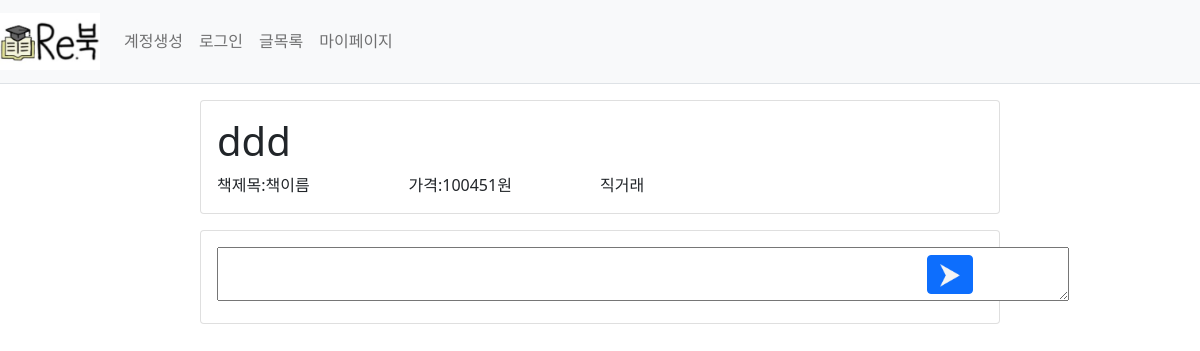
The app's page /mypage/reply/7, older data.
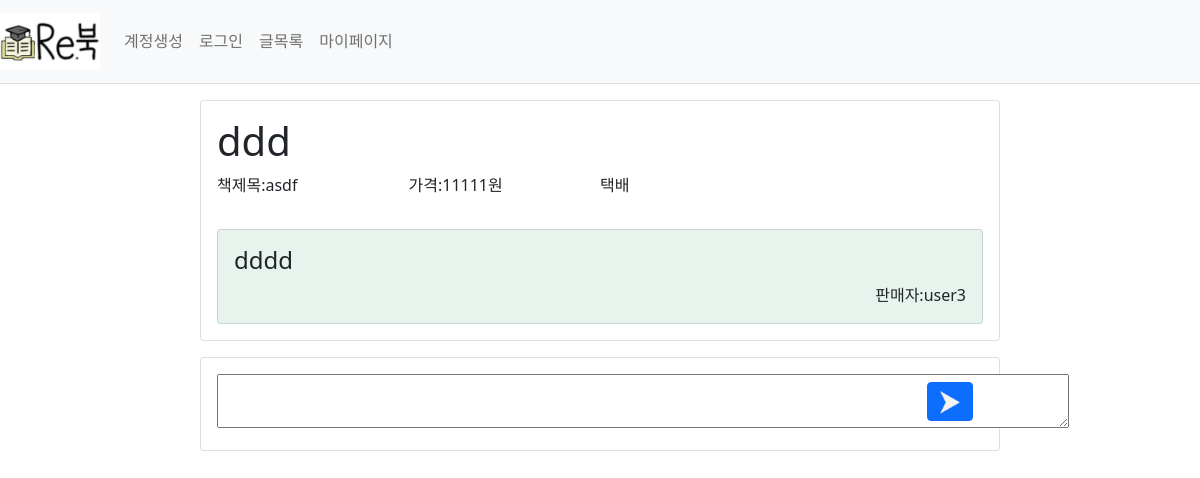
The same page, newer data.
### webproject/models.py (models this page shows)
class Reply(db.Model): #댓글
    id = db.Column(db.Integer, primary_key=True)
    post_id = db.Column(db.Integer, db.ForeignKey('post.id', ondelete='CASCADE'))
    post = db.relationship('Post',backref=db.backref('reply_set')) # Post.reply_set 하면 답글에 접근 가능
    content = db.Column(db.Text(),nullable=False)
    create_date = db.Column(db.DateTime(), nullable=False)
    user_id = db.Column(db.Integer, db.ForeignKey('user.id', ondelete='CASCADE'), nullable=False)
    user = db.relationship('User', backref=db.backref('reply_set'))

class BookInfo(db.Model): # 책 정보
    __tablename__ = 'bookinfo'
    id = db.Column(db.Integer, primary_key=True)
    name = db.Column(db.String(200),nullable=False) #책이름
    author = db.Column(db.String(200),nullable=False) #저자
    school = db.Column(db.String(200),nullable=False) #학교
    department = db.Column(db.String(200),nullable=False) #학과
    price = db.Column(db.Integer, nullable=False)

class Re_reply(db.Model): #댓글
    id = db.Column(db.Integer, primary_key=True)
    reply_id = db.Column(db.Integer, db.ForeignKey('reply.id', ondelete='CASCADE'))
    reply = db.relationship('Reply',backref=db.backref('re_reply_set')) # Post.reply_set 하면 답글에 접근 가능
    content = db.Column(db.Text(),nullable=False)
    create_date = db.Column(db.DateTime(), nullable=False)
    user_id = db.Column(db.Integer, db.ForeignKey('user.id', ondelete='CASCADE'), nullable=False)
    user = db.relationship('User', backref=db.backref('re_reply_set'))

class User(db.Model):
    id = db.Column(db.Integer, primary_key =True)
    username = db.Column(db.String(150), unique=True, nullable=False)
    password = db.Column(db.String(200), nullable=False)
    email = db.Column(db.String(120), unique=True, nullable=False)

### webproject/views/mypage_views.py (the view)
@bp.route('/reply/<int:reply_id>')
def reply(reply_id):
    reply=Reply.query.get(reply_id)
    return render_template('mypage/mypage_reply.html', reply=reply)

### webproject/views/auth_views.py (called while the page is built)
@bp.before_app_request
def load_logged_in_user():
    user_id=session.get('user_id')
    if user_id is None:
        g.user = None
    else:
        g.user = User.query.get(user_id)

@bp.before_app_request
def load_logged_in_user():
    user_id=session.get('user_id')
    if user_id is None:
        g.user = None
    else:
        g.user = User.query.get(user_id)

### webproject/templates/mypage/mypage_reply.html
{% extends 'base.html' %}
{% block content%}
<div class="d-flex justify-content-center" >
    <div class="card mt-3" style="width:50em; " >
        <div class="card-body">
            <h1>{{reply.content}}</h1>
            <div class="row g-0">
                <div class="col-md-3">책제목:{{reply.post.book.name}}</div>
                <div class="col-md-3">가격:{{reply.post.book.price}}원</div>
                <div class="col-md-3">{%if reply.post.isparcel%}택배{%else%}직거래{%endif%}</div>
            </div>
        </div>
    {%for re_reply in reply.re_reply_set %}
        <div class="card-body">
            {%if re_reply.reply.post.user.username == re_reply.user.username %}
            <div class="card bg-success" style="--bs-bg-opacity: .1">
            <div class="card-body mt-0 mb-0">
                <div class="card-content">
                    <h4>{{re_reply.content}}</h4>
                </div>
                <div class="card-content" style="float:right;">
                    판매자:{{re_reply.user.username}}
                </div>
            </div>
            </div>
            {% else %}
            <div class="card bg-info" style="--bs-bg-opacity: .1">
            <p>구매자:{{re_reply.user.username}}{{re_reply.content}}</p>
            </div>
            {%endif%}
        </div>
    {%endfor%}
    </div>
</div>
<div class="d-flex justify-content-center" >
  <div class="card mt-3 " style="width:50em; " >
      <div class="card-body">
        <form action="{{url_for('mypage.create',reply_id=reply.id)}}" method="post">
             <div class="row g-0">
              <div class="col-md-11" >
                <textarea name="content" id="content" rows="2" cols="90em" required></textarea>
              </div>
                  <div class="col-md-1" >
                        <button class="btn btn-primary mt-2 ms-2" type="submit">
                            <img src="{{url_for('static',filename='Polygon 1.png')}}" style="width:20px;" >
                        </button>
                  </div>
             </div>
        </form>
      </div>
    </div>
</div>
{% endblock %}

### webproject/templates/base.html (shortened to what this page needs)
<!doctype html>
<html lang="kor">
<head>
    <link rel="stylesheet" href="{{ url_for('static',filename='bootstrap.min.css') }}">
    <link rel="stylesheet" href="{{ url_for('static', filename='style.css') }}">
</head>
<body>
<nav class="navbar navbar-expand-lg navbar-light bg-light border-bottom">
    <a class="navbar-brand" href="{{url_for('main.index')}}"><img src="{{url_for('static',filename='logo.jpg')}}" alt="re 북" width="100px"></a>
    <div class="collapse navbar-collapse flex-grow-0" id="navbarNav">
        {% if g.user %}
        <ul class="navbar-nav">
            <li class="nav-item">
                <a class="nav-link" href="{{ url_for('auth.logout') }}">{{ g.user.username }} (로그아웃)</a>
            </li>
        </ul>
        {% else %}
        <ul class="navbar-nav">
            <li class="nav-item">
                <a class="nav-link" href="{{url_for('auth.signup')}}">계정생성</a>
            </li>
            <li class="nav-item">
                <a class="nav-link" href="{{url_for('auth.login')}}">로그인</a>
            </li>
        </ul>
        {% endif %}
        <ul class="navbar-nav">
            <li class="nav-item">
                <a class="nav-link" href="/post">글목록</a>
            </li>
            <li class="nav-item">
                <a class="nav-link" href="/mypage/list">마이페이지</a>
            </li>
        </ul>
    </div>
</nav>
{% block content %}{% endblock %}
</body>
</html>

Row changes from the older to the newer data that the page shows:
no longer on this page (row unchanged): BookInfo: post.book.name "책이름", post.book.price "100451"
now on this page (row unchanged): BookInfo: post.book.name "asdf", post.book.price "11111"
added Re_reply: content "dddd", user.username "user3"
Text that changed along with them:
text no longer shown: "직거래"
text now shown: "택배"
